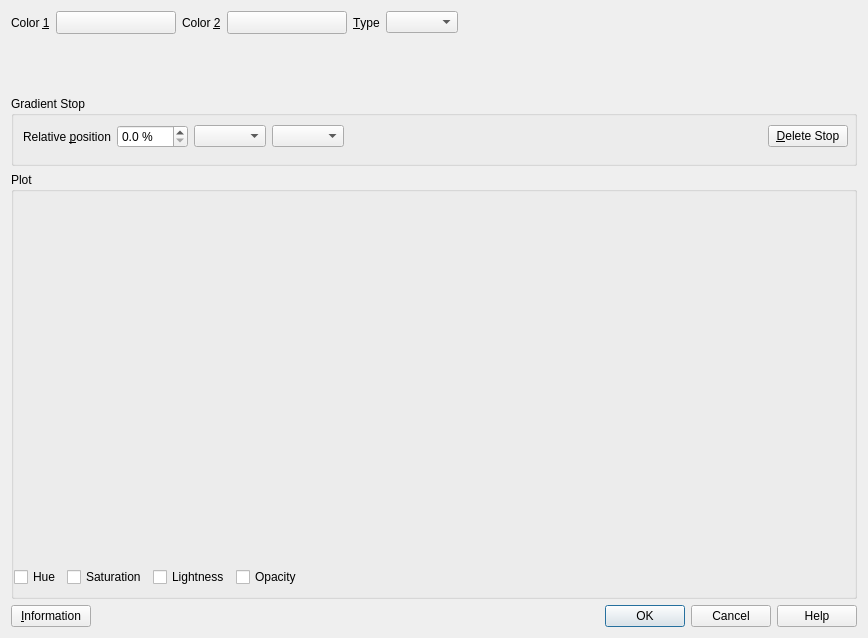
<?xml version="1.0" encoding="UTF-8"?>
<ui version="4.0">
 <class>QgsGradientColorRampDialogBase</class>
 <widget class="QDialog" name="QgsGradientColorRampDialogBase">
  <property name="geometry">
   <rect>
    <x>0</x>
    <y>0</y>
    <width>868</width>
    <height>638</height>
   </rect>
  </property>
  <property name="windowTitle">
   <string>Gradient Color Ramp</string>
  </property>
  <layout class="QVBoxLayout" name="verticalLayout" stretch="0,0,0,0">
   <item>
    <layout class="QHBoxLayout" name="horizontalLayout_3" stretch="0,0,0,0,0,1,0">
     <item>
      <widget class="QLabel" name="label">
       <property name="text">
        <string>Color &amp;1</string>
       </property>
       <property name="buddy">
        <cstring>btnColor1</cstring>
       </property>
      </widget>
     </item>
     <item>
      <widget class="QgsColorButton" name="btnColor1">
       <property name="minimumSize">
        <size>
         <width>120</width>
         <height>0</height>
        </size>
       </property>
       <property name="maximumSize">
        <size>
         <width>120</width>
         <height>16777215</height>
        </size>
       </property>
       <property name="text">
        <string/>
       </property>
      </widget>
     </item>
     <item>
      <widget class="QLabel" name="label_2">
       <property name="text">
        <string>Color &amp;2</string>
       </property>
       <property name="buddy">
        <cstring>btnColor2</cstring>
       </property>
      </widget>
     </item>
     <item>
      <widget class="QgsColorButton" name="btnColor2">
       <property name="minimumSize">
        <size>
         <width>120</width>
         <height>0</height>
        </size>
       </property>
       <property name="maximumSize">
        <size>
         <width>120</width>
         <height>16777215</height>
        </size>
       </property>
       <property name="text">
        <string/>
       </property>
      </widget>
     </item>
     <item>
      <widget class="QLabel" name="label_3">
       <property name="text">
        <string>&amp;Type</string>
       </property>
       <property name="buddy">
        <cstring>cboType</cstring>
       </property>
      </widget>
     </item>
     <item>
      <widget class="QComboBox" name="cboType">
       <property name="sizePolicy">
        <sizepolicy hsizetype="Fixed" vsizetype="Fixed">
         <horstretch>0</horstretch>
         <verstretch>0</verstretch>
        </sizepolicy>
       </property>
       <property name="styleSheet">
        <string notr="true"/>
       </property>
       <property name="sizeAdjustPolicy">
        <enum>QComboBox::AdjustToContents</enum>
       </property>
      </widget>
     </item>
     <item>
      <spacer name="horizontalSpacer_3">
       <property name="orientation">
        <enum>Qt::Horizontal</enum>
       </property>
       <property name="sizeHint" stdset="0">
        <size>
         <width>40</width>
         <height>20</height>
        </size>
       </property>
      </spacer>
     </item>
    </layout>
   </item>
   <item>
    <widget class="QgsGradientStopEditor" name="mStopEditor" native="true">
     <property name="sizePolicy">
      <sizepolicy hsizetype="Preferred" vsizetype="Fixed">
       <horstretch>0</horstretch>
       <verstretch>0</verstretch>
      </sizepolicy>
     </property>
     <property name="minimumSize">
      <size>
       <width>0</width>
       <height>50</height>
      </size>
     </property>
     <property name="focusPolicy">
      <enum>Qt::StrongFocus</enum>
     </property>
    </widget>
   </item>
   <item>
    <widget class="QgsScrollArea" name="scrollArea">
     <property name="frameShape">
      <enum>QFrame::NoFrame</enum>
     </property>
     <property name="widgetResizable">
      <bool>true</bool>
     </property>
     <widget class="QWidget" name="scrollAreaWidgetContents">
      <property name="geometry">
       <rect>
        <x>0</x>
        <y>0</y>
        <width>856</width>
        <height>488</height>
       </rect>
      </property>
      <layout class="QVBoxLayout" name="verticalLayout_2" stretch="0,1">
       <property name="leftMargin">
        <number>0</number>
       </property>
       <property name="topMargin">
        <number>0</number>
       </property>
       <property name="rightMargin">
        <number>0</number>
       </property>
       <property name="bottomMargin">
        <number>0</number>
       </property>
       <item>
        <widget class="QgsCollapsibleGroupBox" name="groupBox_2">
         <property name="title">
          <string>Gradient Stop</string>
         </property>
         <layout class="QGridLayout" name="gridLayout">
          <property name="rightMargin">
           <number>0</number>
          </property>
          <item row="1" column="0">
           <widget class="QgsCompoundColorWidget" name="mColorWidget" native="true">
            <property name="focusPolicy">
             <enum>Qt::StrongFocus</enum>
            </property>
           </widget>
          </item>
          <item row="0" column="0">
           <layout class="QHBoxLayout" name="horizontalLayout_4">
            <property name="leftMargin">
             <number>0</number>
            </property>
            <property name="rightMargin">
             <number>6</number>
            </property>
            <item>
             <widget class="QLabel" name="label_4">
              <property name="text">
               <string>Relative &amp;position</string>
              </property>
              <property name="buddy">
               <cstring>mPositionSpinBox</cstring>
              </property>
             </widget>
            </item>
            <item>
             <widget class="QgsDoubleSpinBox" name="mPositionSpinBox">
              <property name="suffix">
               <string> %</string>
              </property>
              <property name="decimals">
               <number>1</number>
              </property>
             </widget>
            </item>
            <item>
             <widget class="QComboBox" name="mStopColorSpec"/>
            </item>
            <item>
             <widget class="QComboBox" name="mStopDirection"/>
            </item>
            <item>
             <spacer name="horizontalSpacer">
              <property name="orientation">
               <enum>Qt::Horizontal</enum>
              </property>
              <property name="sizeHint" stdset="0">
               <size>
                <width>40</width>
                <height>20</height>
               </size>
              </property>
             </spacer>
            </item>
            <item>
             <widget class="QPushButton" name="mDeleteStopButton">
              <property name="text">
               <string>&amp;Delete Stop</string>
              </property>
             </widget>
            </item>
           </layout>
          </item>
         </layout>
        </widget>
       </item>
       <item>
        <widget class="QgsCollapsibleGroupBox" name="mPlotGroupBox">
         <property name="minimumSize">
          <size>
           <width>0</width>
           <height>0</height>
          </size>
         </property>
         <property name="title">
          <string>Plot</string>
         </property>
         <layout class="QVBoxLayout" name="verticalLayout_3" stretch="1,0">
          <property name="leftMargin">
           <number>0</number>
          </property>
          <property name="topMargin">
           <number>9</number>
          </property>
          <property name="rightMargin">
           <number>0</number>
          </property>
          <property name="bottomMargin">
           <number>9</number>
          </property>
          <item>
           <widget class="QwtPlot" name="mPlot">
            <property name="minimumSize">
             <size>
              <width>0</width>
              <height>200</height>
             </size>
            </property>
           </widget>
          </item>
          <item>
           <layout class="QHBoxLayout" name="horizontalLayout_2">
            <item>
             <widget class="QCheckBox" name="mPlotHueCheckbox">
              <property name="text">
               <string>Hue</string>
              </property>
             </widget>
            </item>
            <item>
             <widget class="QCheckBox" name="mPlotSaturationCheckbox">
              <property name="text">
               <string>Saturation</string>
              </property>
             </widget>
            </item>
            <item>
             <widget class="QCheckBox" name="mPlotLightnessCheckbox">
              <property name="text">
               <string>Lightness</string>
              </property>
             </widget>
            </item>
            <item>
             <widget class="QCheckBox" name="mPlotAlphaCheckbox">
              <property name="text">
               <string>Opacity</string>
              </property>
             </widget>
            </item>
            <item>
             <spacer name="horizontalSpacer_2">
              <property name="orientation">
               <enum>Qt::Horizontal</enum>
              </property>
              <property name="sizeHint" stdset="0">
               <size>
                <width>40</width>
                <height>20</height>
               </size>
              </property>
             </spacer>
            </item>
           </layout>
          </item>
         </layout>
        </widget>
       </item>
      </layout>
     </widget>
    </widget>
   </item>
   <item>
    <layout class="QHBoxLayout" name="horizontalLayout">
     <item>
      <widget class="QPushButton" name="btnInformation">
       <property name="text">
        <string>&amp;Information</string>
       </property>
      </widget>
     </item>
     <item>
      <widget class="QDialogButtonBox" name="mButtonBox">
       <property name="orientation">
        <enum>Qt::Horizontal</enum>
       </property>
       <property name="standardButtons">
        <set>QDialogButtonBox::Cancel|QDialogButtonBox::Help|QDialogButtonBox::Ok</set>
       </property>
      </widget>
     </item>
    </layout>
   </item>
  </layout>
 </widget>
 <customwidgets>
  <customwidget>
   <class>QgsScrollArea</class>
   <extends>QScrollArea</extends>
   <header>qgsscrollarea.h</header>
   <container>1</container>
  </customwidget>
  <customwidget>
   <class>QgsCollapsibleGroupBox</class>
   <extends>QGroupBox</extends>
   <header>qgscollapsiblegroupbox.h</header>
   <container>1</container>
  </customwidget>
  <customwidget>
   <class>QgsDoubleSpinBox</class>
   <extends>QDoubleSpinBox</extends>
   <header>qgsdoublespinbox.h</header>
  </customwidget>
  <customwidget>
   <class>QgsColorButton</class>
   <extends>QToolButton</extends>
   <header>qgscolorbutton.h</header>
   <container>1</container>
  </customwidget>
  <customwidget>
   <class>QwtPlot</class>
   <extends>QFrame</extends>
   <header>qwt_plot.h</header>
   <container>1</container>
  </customwidget>
  <customwidget>
   <class>QgsGradientStopEditor</class>
   <extends>QWidget</extends>
   <header>qgsgradientstopeditor.h</header>
   <container>1</container>
  </customwidget>
  <customwidget>
   <class>QgsCompoundColorWidget</class>
   <extends>QWidget</extends>
   <header>qgscompoundcolorwidget.h</header>
   <container>1</container>
  </customwidget>
 </customwidgets>
 <tabstops>
  <tabstop>btnColor1</tabstop>
  <tabstop>btnColor2</tabstop>
  <tabstop>cboType</tabstop>
  <tabstop>mStopEditor</tabstop>
  <tabstop>scrollArea</tabstop>
  <tabstop>mPositionSpinBox</tabstop>
  <tabstop>mStopColorSpec</tabstop>
  <tabstop>mStopDirection</tabstop>
  <tabstop>mDeleteStopButton</tabstop>
  <tabstop>mColorWidget</tabstop>
  <tabstop>mPlotHueCheckbox</tabstop>
  <tabstop>mPlotSaturationCheckbox</tabstop>
  <tabstop>mPlotLightnessCheckbox</tabstop>
  <tabstop>mPlotAlphaCheckbox</tabstop>
  <tabstop>btnInformation</tabstop>
 </tabstops>
 <resources/>
 <connections>
  <connection>
   <sender>mButtonBox</sender>
   <signal>accepted()</signal>
   <receiver>QgsGradientColorRampDialogBase</receiver>
   <slot>accept()</slot>
   <hints>
    <hint type="sourcelabel">
     <x>267</x>
     <y>354</y>
    </hint>
    <hint type="destinationlabel">
     <x>168</x>
     <y>256</y>
    </hint>
   </hints>
  </connection>
  <connection>
   <sender>mButtonBox</sender>
   <signal>rejected()</signal>
   <receiver>QgsGradientColorRampDialogBase</receiver>
   <slot>reject()</slot>
   <hints>
    <hint type="sourcelabel">
     <x>372</x>
     <y>354</y>
    </hint>
    <hint type="destinationlabel">
     <x>371</x>
     <y>259</y>
    </hint>
   </hints>
  </connection>
 </connections>
</ui>
